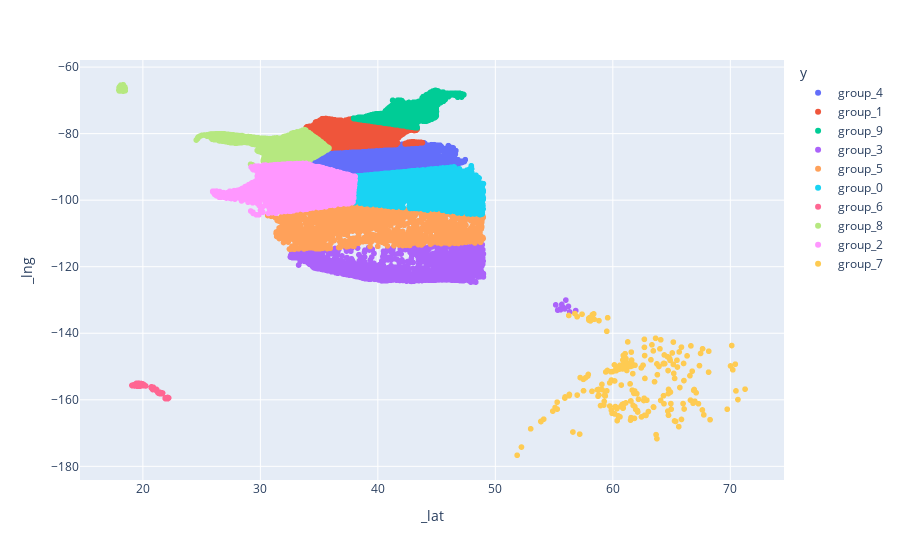

Write notebook code for a chart like this one.
### Code cell
df = us_zips
km = KMeans(
    n_clusters=10, init='k-means++',
    n_init=10, max_iter=300, 
)
X = df[['_lat','_lng']]
y_km = km.fit_predict(X)
df['_y'] = y_km
df['y'] = df['_y'].apply(lambda x: f"group_{x}")

px.scatter(df, x='_lat', y='_lng', color='y')

### Figure 1 — Plotly figure (JSON) as saved in the notebook; plotly's stock layout.template omitted (floating-point values rounded to 4 significant figures; data arrays with more than 128 entries replaced by an {"elided": "..."} marker saying what was removed)
{"data": [{"hovertemplate": "y=group_4<br>_lat=%{x}<br>_lng=%{y}<extra></extra>", "legendgroup": "group_4", "marker": {"color": "#636efa", "symbol": "circle"}, "mode": "markers", "name": "group_4", "showlegend": true, "type": "scattergl", "x": {"elided": "5628 float values"}, "xaxis": "x", "y": {"elided": "5628 float values"}, "yaxis": "y"}, {"hovertemplate": "y=group_1<br>_lat=%{x}<br>_lng=%{y}<extra></extra>", "legendgroup": "group_1", "marker": {"color": "#EF553B", "symbol": "circle"}, "mode": "markers", "name": "group_1", "showlegend": true, "type": "scattergl", "x": {"elided": "5402 float values"}, "xaxis": "x", "y": {"elided": "5402 float values"}, "yaxis": "y"}, {"hovertemplate": "y=group_9<br>_lat=%{x}<br>_lng=%{y}<extra></extra>", "legendgroup": "group_9", "marker": {"color": "#00cc96", "symbol": "circle"}, "mode": "markers", "name": "group_9", "showlegend": true, "type": "scattergl", "x": {"elided": "4874 float values"}, "xaxis": "x", "y": {"elided": "4874 float values"}, "yaxis": "y"}, {"hovertemplate": "y=group_3<br>_lat=%{x}<br>_lng=%{y}<extra></extra>", "legendgroup": "group_3", "marker": {"color": "#ab63fa", "symbol": "circle"}, "mode": "markers", "name": "group_3", "showlegend": true, "type": "scattergl", "x": {"elided": "3218 float values"}, "xaxis": "x", "y": {"elided": "3218 float values"}, "yaxis": "y"}, {"hovertemplate": "y=group_5<br>_lat=%{x}<br>_lng=%{y}<extra></extra>", "legendgroup": "group_5", "marker": {"color": "#FFA15A", "symbol": "circle"}, "mode": "markers", "name": "group_5", "showlegend": true, "type": "scattergl", "x": {"elided": "2280 float values"}, "xaxis": "x", "y": {"elided": "2280 float values"}, "yaxis": "y"}, {"hovertemplate": "y=group_0<br>_lat=%{x}<br>_lng=%{y}<extra></extra>", "legendgroup": "group_0", "marker": {"color": "#19d3f3", "symbol": "circle"}, "mode": "markers", "name": "group_0", "showlegend": true, "type": "scattergl", "x": {"elided": "3944 float values"}, "xaxis": "x", "y": {"elided": "3944 float values"}, "yaxis": "y"}, {"hovertemplate": "y=group_6<br>_lat=%{x}<br>_lng=%{y}<extra></extra>", "legendgroup": "group_6", "marker": {"color": "#FF6692", "symbol": "circle"}, "mode": "markers", "name": "group_6", "showlegend": true, "type": "scattergl", "x": [19.23, 19.48, 19.62, 19.55, 19.84, 20.19, 21.13, 20.92, 22.19, 21.46, 21.34, 19.91, 19.43, 19.97, 21.48, 22.13, 21.47, 21.54, 19.87, 19.66, 21.49, 20.88, 21.29, 20.11, 20.83, 21.32, 19.6, 21.36, 21.34, 21.4, 20.0, 20.71, 21.41, 20.91, 21.34, 21.62, 21.36, 19.29, 20.84, 22.14, 21.91, 22.11, 20.03, 21.45, 19.84, 20.73, 19.97, 19.11, 21.29, 21.27, 19.81, 21.35, 21.18, 21.18, 21.9, 22.19, 21.93, 21.32, 19.99, 21.29, 21.45, 21.31, 21.65, 20.24, 21.13, 21.15, 20.88, 21.44, 21.34, 19.53, 19.86, 19.52, 19.07, 19.42, 21.36, 21.3, 22.12, 21.9, 21.96, 20.9, 20.73, 21.56, 21.68, 21.29, 21.56, 22.09, 22.01, 21.96, 21.92, 21.96, 21.36, 19.76, 21.41, 21.54], "xaxis": "x", "y": [-155.5, -155.2, -155.0, -155.1, -155.1, -155.8, -156.8, -156.6, -159.5, -158.1, -157.7, -155.3, -155.1, -155.2, -157.9, -159.5, -158.2, -158.0, -155.8, -155.2, -158.1, -156.2, -157.8, -155.5, -156.3, -157.8, -155.9, -158.1, -158.0, -157.8, -155.4, -156.3, -158.0, -156.4, -157.9, -157.9, -157.9, -155.8, -156.9, -159.4, -159.6, -159.3, -155.8, -157.8, -155.2, -156.1, -155.3, -155.8, -157.7, -157.8, -155.2, -157.9, -157.0, -157.1, -159.5, -159.4, -159.5, -157.8, -155.2, -157.8, -157.9, -157.8, -158.0, -155.8, -157.2, -157.0, -156.5, -157.7, -157.9, -155.1, -155.1, -155.9, -155.7, -155.8, -157.9, -157.9, -159.7, -159.6, -159.5, -156.5, -156.4, -157.9, -158.0, -157.8, -158.2, -159.4, -159.4, -159.7, -159.6, -159.6, -157.8, -155.9, -157.9, -157.8], "yaxis": "y"}, {"hovertemplate": "y=group_8<br>_lat=%{x}<br>_lng=%{y}<extra></extra>", "legendgroup": "group_8", "marker": {"color": "#B6E880", "symbol": "circle"}, "mode": "markers", "name": "group_8", "showlegend": true, "type": "scattergl", "x": {"elided": "2993 float values"}, "xaxis": "x", "y": {"elided": "2993 float values"}, "yaxis": "y"}, {"hovertemplate": "y=group_2<br>_lat=%{x}<br>_lng=%{y}<extra></extra>", "legendgroup": "group_2", "marker": {"color": "#FF97FF", "symbol": "circle"}, "mode": "markers", "name": "group_2", "showlegend": true, "type": "scattergl", "x": {"elided": "4265 float values"}, "xaxis": "x", "y": {"elided": "4265 float values"}, "yaxis": "y"}, {"hovertemplate": "y=group_7<br>_lat=%{x}<br>_lng=%{y}<extra></extra>", "legendgroup": "group_7", "marker": {"color": "#FECB52", "symbol": "circle"}, "mode": "markers", "name": "group_7", "showlegend": true, "type": "scattergl", "x": {"elided": "225 float values"}, "xaxis": "x", "y": {"elided": "225 float values"}, "yaxis": "y"}], "layout": {"legend": {"title": {"text": "y"}, "tracegroupgap": 0}, "margin": {"t": 60}, "xaxis": {"anchor": "y", "domain": [0, 1], "title": {"text": "_lat"}}, "yaxis": {"anchor": "x", "domain": [0, 1], "title": {"text": "_lng"}}}}
